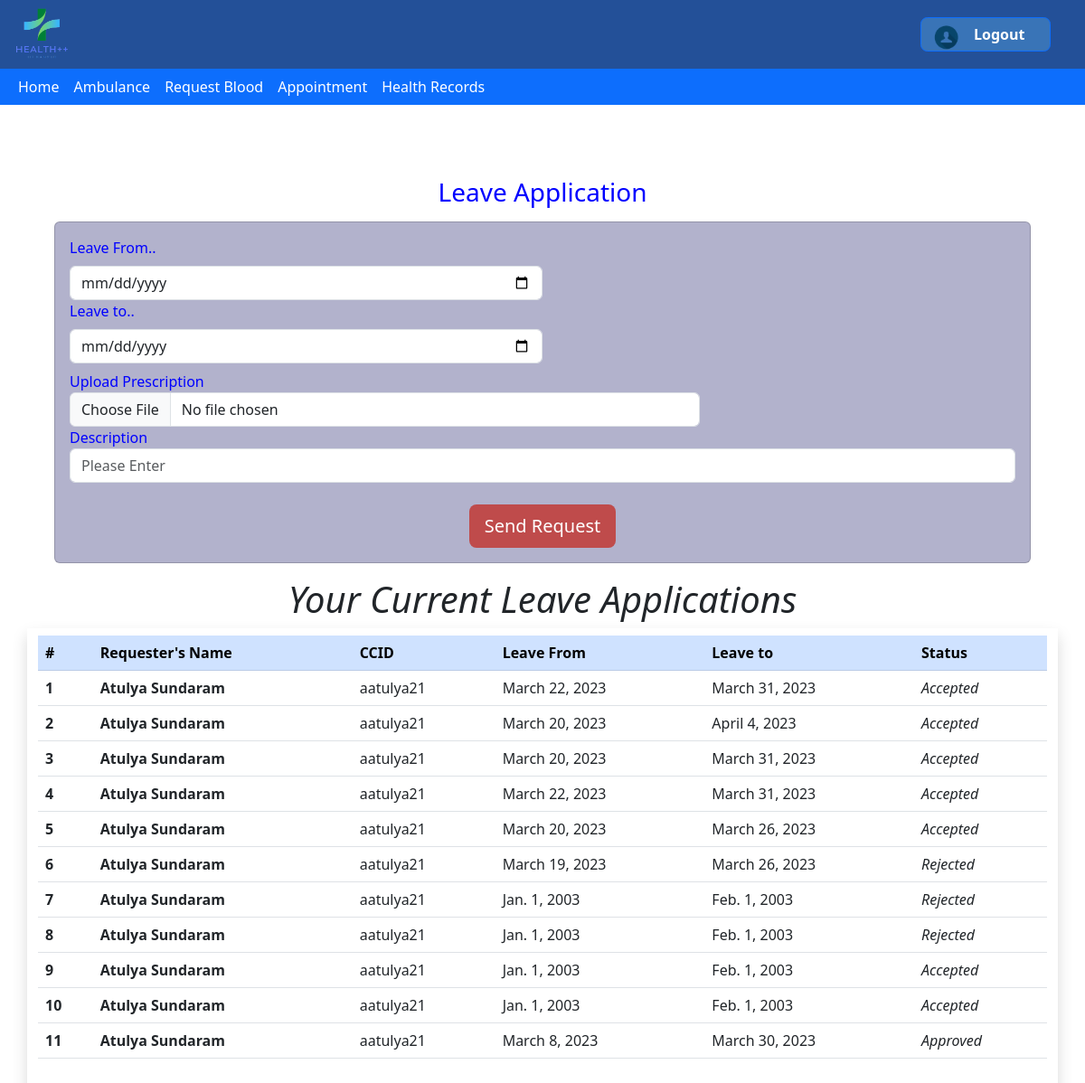
The app's page /leave/ (signed in) with its own data.
### leaveapp/models.py (models this page shows)
class LeaveApplication(models.Model):
    Account=models.ForeignKey(Account,on_delete=models.CASCADE,null=True)
    Leave_details=models.ForeignKey(Leave_detail,on_delete=models.CASCADE,null=True)
    Status=models.CharField(choices=status_choices,default='Pending',max_length=100,blank=True)

class Leave_detail(models.Model):
    FromDate=models.DateField()
    ToDate=models.DateField()
    Description=models.TextField(max_length=200)
    Prescription_Image=models.ImageField()
    requestTime=models.TimeField(null=True,blank=True)

### members/models.py (models this page shows, shortened)
class Account(models.Model):
    user=models.OneToOneField(User,on_delete=models.CASCADE)
    Role=models.CharField(max_length=100,choices=roles,default="Student",blank=True)
    DOB=models.DateField(blank=True,null=True)
    BloodG=models.CharField(choices=BloodG,null=True,max_length=20)
    CCID=models.CharField(null=True,max_length=20)
    Gender=models.CharField(null=True,default='Male',max_length=10)

### leaveapp/views.py (the view, shortened to what this page needs)
# urls.py: path("",views.index,name="index"),
@login_required
def index(request):
    User_Account=Account.objects.get(user=request.user)
    AllApps=LeaveApplication.objects.filter(Account=User_Account)
    returnList=[]
    for application in AllApps:
        returnList.append(application)
    return render(request,"leaveapp/leavebase.html",{"error":0,"Queue":returnList,})

### leaveapp/templates/leaveapp/leavebase.html (shortened to what this page needs)
{% extends 'health/base.html' %}
{% load static%}
{%block content%}
<!DOCTYPE html>
<html>
    <head>
        <link href="https://cdn.jsdelivr.net/npm/bootstrap@5.3.0-alpha1/dist/css/bootstrap.min.css" rel="stylesheet">
    </head>
    <body>
        <div class="mt-2 mx-5">
            <br />
            <div class="container-sm ml-5 mr-5 mt-5">
                <h3 style='color: blue;text-align: center;' class="mb-3 mx-4">Leave Application  </h3>
                <form enctype ="multipart/form-data" method = 'POST' class="card p-3  ml-5 mr-5 " style='background-color: #b2b2cc;color: blue;font-weight: 400;'>
                    <div>
                        <div class="col-md-6">
                            <label htmlFor="validationCustom04" class="form-label">
                                Leave From..
                            </label>
                            <input
                            type="date"
                            class="form-control"
                            id="validationCustom04"
                            name="fromDate"
                            required
                            ></input>
                        </div>
                        <div class="col-md-6">
                            <label htmlFor="validationCustom04" class="form-label">
                                Leave to..
                            </label>
                            <input
                            type="date"
                            class="form-control"
                            id="validationCustom04"
                            name="toDate"
                            required
                            ></input>
                        </div>
                    </div>
                    <div class="form-group row ">
                        <div class="col-md-12 col-lg-6 ">
                            <label htmlFor="requesterusername">
                                <div class=" mt-2">Upload Prescription</div>
                            </label>
                        </div>
                    </div>
                    <div class="col-md-12 col-lg-8 ">
                        <input name="image" accept="image/*" class="form-control" type="file" id="formFile"></input>
                    </div>
                    <div class="form-group">
                        <label htmlFor="exampleFormControlTextarea1">Description</label>
                        <input
                            name = "description "
                            type="text"
                            class="form-control"
                            id="exampleFormControlInput1"
                            placeholder="Please Enter"
                        ></input>
                    </div>
                    <div class="mt-4 text-center">
                        <button
                            type="submit"
                            onclick = "submit()"
                            class="btn btn-lg text-white"
                            style='background-color: #bf4b4b;'
                        >
                            Send Request
                        </button>
                    </div>
                </form>
            </div>
        </div>
        <h1><center><em>Your Current Leave Applications</em></center></h1>
        <div class="container shadow min-vh-100 py-2">
            <div class="table-responsive">
                <table class="table accordion">
                    <thead class="table-primary">
                        <tr>
                            <th scope="col">#</th>
                            <th scope="col">Requester's Name</th>
                            <th scope="col">CCID</th>
                            <th scope="col">Leave From</th>
                            <th scope="col">Leave to</th>
                            <th scope="col">Status</th>
                        </tr>
                    </thead>
                    <tbody>
                        {% for Application in Queue %}
                        <tr data-bs-toggle="collapse" data-bs-target="#r{{forloop.counter}}" class="accordion-toggle">
                            <th scope="row">{{forloop.counter}}</th>
                            <td><strong>{{Application.Account.user.get_full_name}}</strong></td>
                            <td>{{Application.Account.CCID}}</td>
                            <td>{{Application.Leave_details.FromDate}}</td>
                            <td>{{Application.Leave_details.ToDate}}</td>
                            <td><em>{{Application.Status}}</em></td>
                        </tr>
                        {%endfor%}
                    </tbody>
                </table>
            </div>
        </div>
    </body>
</html>
{%endblock%}

### records on screen
LeaveApplication: Account.user.get_full_name "Atulya Sundaram", Account.CCID "aatulya21", Leave_details.FromDate "March 22, 2023", Leave_details.ToDate "March 31, 2023", Status "Accepted"
LeaveApplication: Account.user.get_full_name "Atulya Sundaram", Account.CCID "aatulya21", Leave_details.FromDate "March 20, 2023", Leave_details.ToDate "April 4, 2023", Status "Accepted"
LeaveApplication: Account.user.get_full_name "Atulya Sundaram", Account.CCID "aatulya21", Leave_details.FromDate "March 20, 2023", Leave_details.ToDate "March 31, 2023", Status "Accepted"
LeaveApplication: Account.user.get_full_name "Atulya Sundaram", Account.CCID "aatulya21", Leave_details.FromDate "March 22, 2023", Leave_details.ToDate "March 31, 2023", Status "Accepted"
LeaveApplication: Account.user.get_full_name "Atulya Sundaram", Account.CCID "aatulya21", Leave_details.FromDate "March 20, 2023", Leave_details.ToDate "March 26, 2023", Status "Accepted"
LeaveApplication: Account.user.get_full_name "Atulya Sundaram", Account.CCID "aatulya21", Leave_details.FromDate "March 19, 2023", Leave_details.ToDate "March 26, 2023", Status "Rejected"
LeaveApplication: Account.user.get_full_name "Atulya Sundaram", Account.CCID "aatulya21", Leave_details.FromDate "Jan. 1, 2003", Leave_details.ToDate "Feb. 1, 2003", Status "Rejected"
LeaveApplication: Account.user.get_full_name "Atulya Sundaram", Account.CCID "aatulya21", Leave_details.FromDate "Jan. 1, 2003", Leave_details.ToDate "Feb. 1, 2003", Status "Rejected"
LeaveApplication: Account.user.get_full_name "Atulya Sundaram", Account.CCID "aatulya21", Leave_details.FromDate "Jan. 1, 2003", Leave_details.ToDate "Feb. 1, 2003", Status "Accepted"
LeaveApplication: Account.user.get_full_name "Atulya Sundaram", Account.CCID "aatulya21", Leave_details.FromDate "Jan. 1, 2003", Leave_details.ToDate "Feb. 1, 2003", Status "Accepted"
LeaveApplication: Account.user.get_full_name "Atulya Sundaram", Account.CCID "aatulya21", Leave_details.FromDate "March 8, 2023", Leave_details.ToDate "March 30, 2023", Status "Approved"
